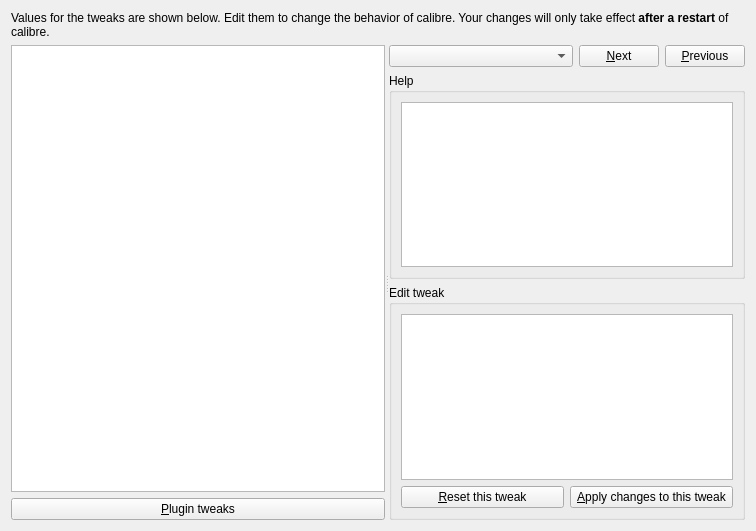
<?xml version="1.0" encoding="UTF-8"?>
<ui version="4.0">
 <class>Form</class>
 <widget class="QWidget" name="Form">
  <property name="geometry">
   <rect>
    <x>0</x>
    <y>0</y>
    <width>756</width>
    <height>531</height>
   </rect>
  </property>
  <property name="windowTitle">
   <string>Form</string>
  </property>
  <layout class="QVBoxLayout" name="verticalLayout_4">
   <item>
    <widget class="QLabel" name="label_18">
     <property name="text">
      <string>Values for the tweaks are shown below. Edit them to change the behavior of calibre. Your changes will only take effect &lt;b&gt;after a restart&lt;/b&gt; of calibre.</string>
     </property>
     <property name="wordWrap">
      <bool>true</bool>
     </property>
    </widget>
   </item>
   <item>
    <widget class="QSplitter" name="splitter">
     <property name="sizePolicy">
      <sizepolicy hsizetype="Expanding" vsizetype="Preferred">
       <horstretch>0</horstretch>
       <verstretch>10</verstretch>
      </sizepolicy>
     </property>
     <property name="orientation">
      <enum>Qt::Horizontal</enum>
     </property>
     <property name="childrenCollapsible">
      <bool>false</bool>
     </property>
     <widget class="QWidget" name="layoutWidget">
      <layout class="QVBoxLayout" name="verticalLayout_2">
       <item>
        <widget class="QListView" name="tweaks_view">
         <property name="sizePolicy">
          <sizepolicy hsizetype="Minimum" vsizetype="Expanding">
           <horstretch>0</horstretch>
           <verstretch>0</verstretch>
          </sizepolicy>
         </property>
         <property name="minimumSize">
          <size>
           <width>300</width>
           <height>0</height>
          </size>
         </property>
         <property name="alternatingRowColors">
          <bool>true</bool>
         </property>
         <property name="spacing">
          <number>5</number>
         </property>
         <property name="uniformItemSizes">
          <bool>true</bool>
         </property>
        </widget>
       </item>
       <item>
        <widget class="QPushButton" name="plugin_tweaks_button">
         <property name="toolTip">
          <string>Edit tweaks for any custom plugins you have installed</string>
         </property>
         <property name="text">
          <string>&amp;Plugin tweaks</string>
         </property>
        </widget>
       </item>
      </layout>
     </widget>
     <widget class="QWidget" name="layoutWidget">
      <layout class="QGridLayout" name="gridLayout_3">
       <item row="1" column="0" colspan="3">
        <widget class="QGroupBox" name="groupBox">
         <property name="title">
          <string>Help</string>
         </property>
         <layout class="QVBoxLayout" name="verticalLayout">
          <item>
           <widget class="QPlainTextEdit" name="help">
            <property name="lineWrapMode">
             <enum>QPlainTextEdit::NoWrap</enum>
            </property>
            <property name="readOnly">
             <bool>true</bool>
            </property>
           </widget>
          </item>
         </layout>
        </widget>
       </item>
       <item row="2" column="0" colspan="3">
        <widget class="QGroupBox" name="groupBox_2">
         <property name="title">
          <string>Edit tweak</string>
         </property>
         <layout class="QGridLayout" name="gridLayout">
          <item row="0" column="0" colspan="2">
           <widget class="QPlainTextEdit" name="edit_tweak">
            <property name="lineWrapMode">
             <enum>QPlainTextEdit::NoWrap</enum>
            </property>
           </widget>
          </item>
          <item row="1" column="0">
           <widget class="QPushButton" name="restore_default_button">
            <property name="toolTip">
             <string>Restore this tweak to its default value</string>
            </property>
            <property name="text">
             <string>&amp;Reset this tweak</string>
            </property>
           </widget>
          </item>
          <item row="1" column="1">
           <widget class="QPushButton" name="apply_button">
            <property name="toolTip">
             <string>Apply any changes you made to this tweak</string>
            </property>
            <property name="text">
             <string>&amp;Apply changes to this tweak</string>
            </property>
           </widget>
          </item>
         </layout>
        </widget>
       </item>
       <item row="0" column="0">
        <widget class="SearchBox2" name="search">
         <property name="sizePolicy">
          <sizepolicy hsizetype="Preferred" vsizetype="Fixed">
           <horstretch>10</horstretch>
           <verstretch>0</verstretch>
          </sizepolicy>
         </property>
         <property name="sizeAdjustPolicy">
          <enum>QComboBox::AdjustToMinimumContentsLength</enum>
         </property>
         <property name="minimumContentsLength">
          <number>10</number>
         </property>
        </widget>
       </item>
       <item row="0" column="1">
        <widget class="QPushButton" name="next_button">
         <property name="text">
          <string>&amp;Next</string>
         </property>
         <property name="icon">
          <iconset resource="../../../../resources/images.qrc">
           <normaloff>:/images/arrow-down.png</normaloff>:/images/arrow-down.png</iconset>
         </property>
        </widget>
       </item>
       <item row="0" column="2">
        <widget class="QPushButton" name="previous_button">
         <property name="text">
          <string>&amp;Previous</string>
         </property>
         <property name="icon">
          <iconset resource="../../../../resources/images.qrc">
           <normaloff>:/images/arrow-up.png</normaloff>:/images/arrow-up.png</iconset>
         </property>
        </widget>
       </item>
      </layout>
     </widget>
    </widget>
   </item>
  </layout>
 </widget>
 <customwidgets>
  <customwidget>
   <class>SearchBox2</class>
   <extends>QComboBox</extends>
   <header>calibre/gui2/search_box.h</header>
  </customwidget>
 </customwidgets>
 <resources>
  <include location="../../../../resources/images.qrc"/>
 </resources>
 <connections/>
</ui>
